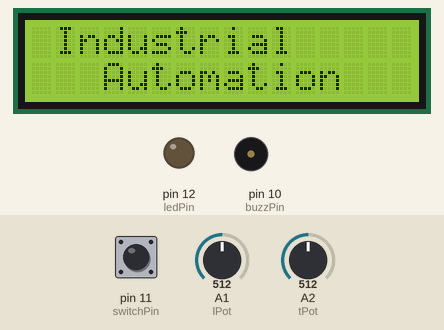
This sketch was run on a simulated Arduino Uno, built with avr-gcc and run on an emulated ATmega328P. Shown: 16×2 character LCD, output pins drawn as LEDs (lit = HIGH), buzzer (waves = sounding, pin HIGH). Dashed ring = blinking. The test bench sets the inputs (shaded band); at power-on: pin 11 (switchPin) LOW, A1 (lPot) = 512, A2 (tPot) = 512.

Above: at 1.1 s.
At 10.8 s:
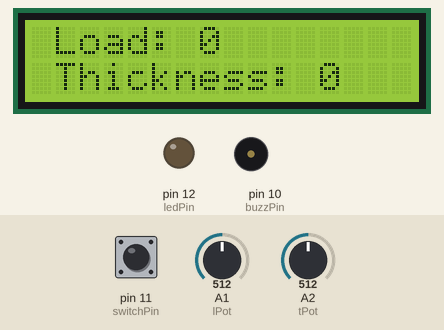
10.9 s: pin 11 (switchPin) pulled HIGH for 1 s
At 11.03 s:
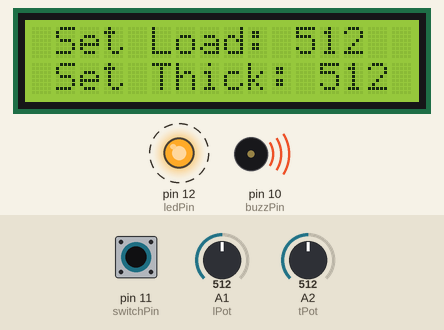
13.4 s: pin 11 (switchPin) pulled HIGH for 3.2 s
At 17.8 s:
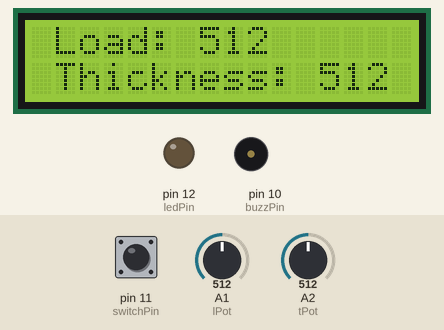
Timing chart, 0 to 19.3 s (numbered marks = the images above; inputs shaded):
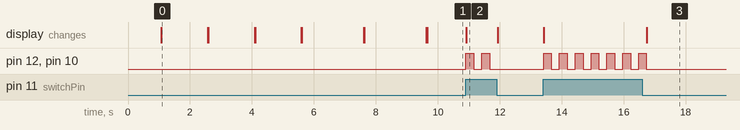

Measured:
- after the input at 10.9 s, pin 12 (ledPin), pin 10 (buzzPin): alternates HIGH for 0.26 s and LOW for 0.26 s, 4 changes in all, then stays LOW, starting at once; the display: changes at once (image 2)
- after the input at 13.4 s, pin 12 (ledPin), pin 10 (buzzPin): alternates HIGH for 0.26 s and LOW for 0.26 s, 14 changes in all, then stays LOW, starting at once; the display: first changes at once (image 3 shows a later state)
- what the display in image 0 shows lasts 1.5 s, from 1.1 s to 2.6 s

The sketch:

Project.ino
```cpp
#include<LiquidCrystal.h>
#define ledPin 12
#define switchPin 11
#define buzzPin 10
#define lPot A1
#define tPot A2

LiquidCrystal lcd(7,6,5,4,3,2);

int switchState = 0;
int ledState = LOW;
int buzzState = LOW;
unsigned long previousMillis = 0;
const long interval = 1000;

int val1 = 0;
int val2 = 0;

int lastVal1 = 0;
int lastVal2 = 0;

void setup()
{
  pinMode(ledPin, OUTPUT);
  pinMode(buzzPin, OUTPUT);
  pinMode(switchPin, INPUT);
  pinMode(lPot, INPUT);
  pinMode(tPot, INPUT);

  lcd.begin(16,2);
  lcd.setCursor(1,0);
  lcd.print("Please wait...");
  delay(1000);
  lcdfunc();
  lcdDelay();
  //Serial.begin(9600);
}

void loop()
{
  switchState = digitalRead(switchPin);
  if(switchState == 1)
  {
    ledBuzz();
    val1 = analogRead(lPot);
    val2 = analogRead(tPot);
    lastVal1 = val1;
    lastVal2 = val2;

    lcd.setCursor(1,0);
    lcd.print("Set Load: ");
    lcd.setCursor(11,0);
    lcd.print(val1);
    lcd.print("    ");
    lcd.setCursor(1,1);
    lcd.print("Set Thick: ");
    lcd.setCursor(12,1);
    lcd.print(val2);
    lcd.print("    ");
    delay(250);

  }
  else
  {
    digitalWrite(ledPin, LOW);
    digitalWrite(buzzPin, LOW);
    lcd.setCursor(1,0);
    lcd.print("Load: ");
    lcd.setCursor(7,0);
    lcd.print(lastVal1);
    lcd.print("    ");
    lcd.setCursor(0,1);
    lcd.print(" ");
    lcd.print("Thickness: ");
    lcd.setCursor(12,1);
    lcd.print(lastVal2);

    lcd.print("    ");
    delay(50);
  }
  //Serial.print(lastVal1);
  //Serial.print("    ");
  //Serial.println(lastVal2);
}

void lcdfunc()
{
  lcd.clear();

  lcd.display();

  lcd.setCursor(1,0);
  lcd.print("Industrial");
  lcd.setCursor(3,1);
  lcd.print("Automation");
  delay(1500);

  lcdDelay();

  lcd.setCursor(2,0);
  lcd.print("with Object");
  lcd.setCursor(3,1);
  lcd.print("Sorting");
  delay(1500);

  lcdDelay();

  lcd.setCursor(1,0);
  lcd.print("Presented by:-");
  delay(1500);

  lcdDelay();

  lcd.setCursor(1,0);
  lcd.print("Saikot, Parvez");
  lcd.setCursor(1,1);
  lcd.print("Rahim, Nafis");
  delay(2000);

  lcdDelay();

  lcd.setCursor(2,0);
  lcd.print("& Digonto");
  delay(2000);

  lcdDelay();


}

void lcdDelay()
{
  lcd.noDisplay();
  delay(10);
  lcd.display();
  lcd.clear();
}

void ledBuzz()
{
  unsigned long currentMillis = millis();
  if (currentMillis - previousMillis >= interval) {
}
previousMillis = currentMillis;


    if (ledState == LOW) {
      ledState = HIGH;
    } else {
      ledState = LOW;
    }
    digitalWrite(ledPin, ledState);
    digitalWrite(buzzPin, ledState);
  }
```
